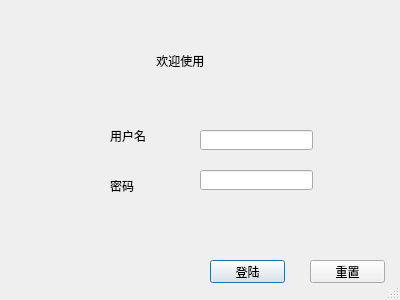
<?xml version="1.0" encoding="UTF-8"?>
<ui version="4.0">
 <class>Dialog</class>
 <widget class="QDialog" name="Dialog">
  <property name="geometry">
   <rect>
    <x>0</x>
    <y>0</y>
    <width>400</width>
    <height>300</height>
   </rect>
  </property>
  <property name="windowTitle">
   <string>Dialog</string>
  </property>
  <property name="sizeGripEnabled">
   <bool>true</bool>
  </property>
  <widget class="QPushButton" name="login">
   <property name="geometry">
    <rect>
     <x>210</x>
     <y>260</y>
     <width>75</width>
     <height>23</height>
    </rect>
   </property>
   <property name="text">
    <string>登陆</string>
   </property>
  </widget>
  <widget class="QPushButton" name="reset">
   <property name="geometry">
    <rect>
     <x>310</x>
     <y>260</y>
     <width>75</width>
     <height>23</height>
    </rect>
   </property>
   <property name="text">
    <string>重置</string>
   </property>
  </widget>
  <widget class="QLabel" name="label">
   <property name="geometry">
    <rect>
     <x>110</x>
     <y>130</y>
     <width>54</width>
     <height>12</height>
    </rect>
   </property>
   <property name="text">
    <string>用户名</string>
   </property>
  </widget>
  <widget class="QLabel" name="label_2">
   <property name="geometry">
    <rect>
     <x>110</x>
     <y>180</y>
     <width>54</width>
     <height>12</height>
    </rect>
   </property>
   <property name="text">
    <string>密码</string>
   </property>
  </widget>
  <widget class="QLineEdit" name="username">
   <property name="geometry">
    <rect>
     <x>200</x>
     <y>130</y>
     <width>113</width>
     <height>20</height>
    </rect>
   </property>
  </widget>
  <widget class="QLineEdit" name="password">
   <property name="geometry">
    <rect>
     <x>200</x>
     <y>170</y>
     <width>113</width>
     <height>20</height>
    </rect>
   </property>
   <property name="echoMode">
    <enum>QLineEdit::Password</enum>
   </property>
  </widget>
  <widget class="QWidget" name="verticalLayoutWidget">
   <property name="geometry">
    <rect>
     <x>0</x>
     <y>0</y>
     <width>401</width>
     <height>121</height>
    </rect>
   </property>
   <layout class="QVBoxLayout" name="verticalLayout">
    <item>
     <widget class="QLabel" name="label_3">
      <property name="text">
       <string>                                               欢迎使用</string>
      </property>
     </widget>
    </item>
   </layout>
  </widget>
 </widget>
 <resources/>
 <connections/>
</ui>
